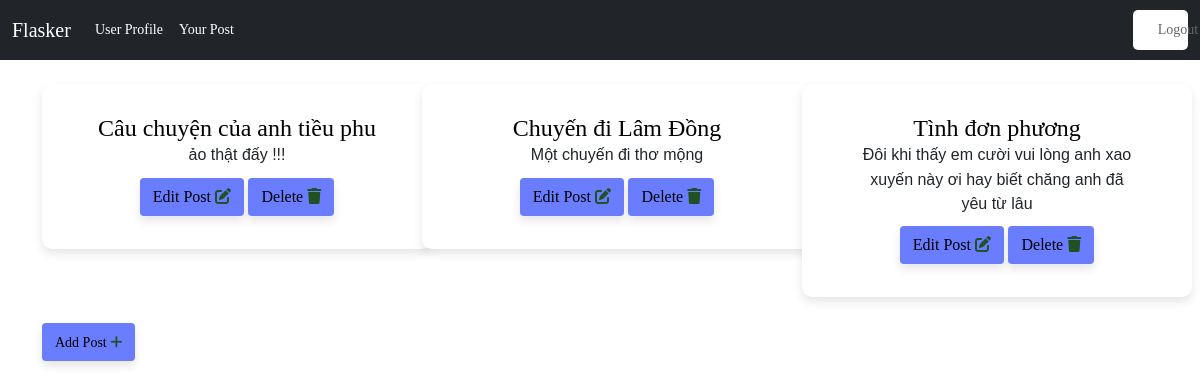
Screenshot of /user/posts (signed in) with the database file from the repository.
### app.py (models this page shows, shortened)
class Post(UserMixin,db.Model):
    id = db.Column(db.Integer, primary_key=True)
    user_id = db.Column(db.Integer, ForeignKey('user.id'))
    blog_name = db.Column(db.String(255), nullable=False, )
    content = db.Column(db.String(100), nullable=False, unique = True)
    comment = db.relationship('Comment', backref='post')
    date_create = db.Column(db.Date(), default=datetime.utcnow)

### app.py (the view)
@app.route('/user/posts')
@login_required
def show_post():
    if current_user.is_authenticated:
        posts = Post.query.filter_by(user_id=current_user.id)
    return render_template('user/posts.html', posts=posts)

### app.py (called while the page is built)
@login_manager.user_loader
def load_user(id):
        return User.query.get(int(id))

### templates/user/posts.html (shortened to what this page needs)
{% extends "base.html" %}
{% block content %}
<div class="row row-cols-3">
    {% for post in posts%}
    <div class="col-6 col-md-4">
        <div class="wrap-post100">
            <a href="{{url_for('post_detail', id=post.id)}}" class="post-name"><h4>{{post.blog_name}}</h4></a>
            <span>{{post.content}}</span>
            <br>
            <a class="btn" href="/post/edit/{{post.id}}">
                <button>
                    Edit Post
                    <i class="fa-solid fa-pen-to-square" style="color: #1f5125;"></i>
                </button>
            </a>
            <a class="btn" href="/delete/{{post.id}}">
                <button>
                    Delete
                    <i class="fa-solid fa-trash" style="color: #1f5125;"></i>
                </button>
            </a>
        </div>
    </div>
    {% endfor %}
</div>
<div class="btn">
    <a class="btn-center" href="{{ url_for('create_post') }}">
        <button>
            Add Post
            <i class="fa-solid fa-plus" style="color: #1f5125;"></i>
        </button>
    </a>
</div>
{% endblock content%}

### static/css/style.css (style rules this page uses)
* { margin: 0; padding: 0; box-sizing: border-box }
body,html { height: 100%; font-family: Poppins-Regular,sans-serif }
a { font-family: Poppins-Regular; font-size: 14px; line-height: 1.7; color: #666; margin: 0; transition: all .4s; -webkit-transition: all .4s; -o-transition: all .4s; -moz-transition: all .4s }
h1,h2,h3,h4,h5,h6 { margin: 0 }
button { outline: none!important; border: none; background: 0 0 }
.col-6 { margin-bottom: 1em; }
.btn { margin-top: 10px; background: #6a7dfe; box-shadow: 0 5px 10px 0 rgba(0,0,0,.1); -moz-box-shadow: 0 5px 10px 0 rgba(0,0,0,.1); -webkit-box-shadow: 0 5px 10px 0 rgba(0,0,0,.1); -o-box-shadow: 0 5px 10px 0 rgba(0,0,0,.1); -ms-box-shadow: 0 5px 10px 0 rgba(0,0,0,.1) }
.wrap-post100 { width: 390px; height: auto; background: #fff; border-radius: 10px; overflow: hidden; padding: 30px 55px 33px; text-align: center; box-shadow: 0 5px 10px 0 rgba(0,0,0,.1); -moz-box-shadow: 0 5px 10px 0 rgba(0,0,0,.1); -webkit-box-shadow: 0 5px 10px 0 rgba(0,0,0,.1); -o-box-shadow: 0 5px 10px 0 rgba(0,0,0,.1); -ms-box-shadow: 0 5px 10px 0 rgba(0,0,0,.1) }
.post-name { text-decoration: none; color: #000; }

### rows the page displays
Post: blog_name "Câu chuyện của anh tiều phu", content "ảo thật đấy !!!"
Post: blog_name "Chuyến đi Lâm Đồng", content "Một chuyến đi thơ mộng"
Post: blog_name "Tình đơn phương", content "Đôi khi thấy em cười vui lòng anh xao xuyến này ơi hay biết chăng anh đã yêu từ lâu"
